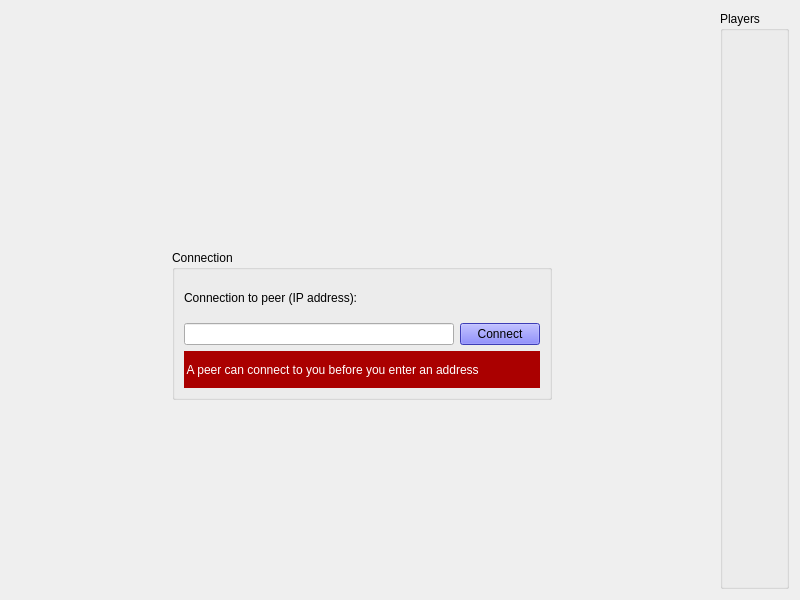
<?xml version="1.0" encoding="UTF-8"?>
<ui version="4.0">
 <class>Form</class>
 <widget class="QWidget" name="Form">
  <property name="geometry">
   <rect>
    <x>0</x>
    <y>0</y>
    <width>800</width>
    <height>600</height>
   </rect>
  </property>
  <property name="minimumSize">
   <size>
    <width>800</width>
    <height>600</height>
   </size>
  </property>
  <property name="windowTitle">
   <string>Form</string>
  </property>
  <property name="styleSheet">
   <string notr="true"/>
  </property>
  <layout class="QHBoxLayout" name="horizontalLayout_2">
   <item>
    <layout class="QHBoxLayout" name="mainLayout">
     <item>
      <widget class="QStackedWidget" name="stackedWidget">
       <property name="currentIndex">
        <number>0</number>
       </property>
       <widget class="QWidget" name="connectionWidget">
        <layout class="QVBoxLayout" name="verticalLayout_2">
         <item>
          <layout class="QHBoxLayout" name="horizontalLayout">
           <item>
            <widget class="QGroupBox" name="Connection">
             <property name="minimumSize">
              <size>
               <width>70</width>
               <height>150</height>
              </size>
             </property>
             <property name="maximumSize">
              <size>
               <width>380</width>
               <height>100</height>
              </size>
             </property>
             <property name="styleSheet">
              <string notr="true"/>
             </property>
             <property name="title">
              <string>Connection</string>
             </property>
             <layout class="QVBoxLayout" name="verticalLayout">
              <item>
               <widget class="QLabel" name="label">
                <property name="text">
                 <string>Connection to peer (IP address):</string>
                </property>
               </widget>
              </item>
              <item>
               <layout class="QHBoxLayout" name="horizontalLayout_3">
                <item>
                 <widget class="QLineEdit" name="ipAddressEdit"/>
                </item>
                <item>
                 <widget class="QPushButton" name="connectButton">
                  <property name="styleSheet">
                   <string notr="true">background-color: rgb(85, 85, 255);</string>
                  </property>
                  <property name="text">
                   <string>Connect</string>
                  </property>
                 </widget>
                </item>
               </layout>
              </item>
              <item>
               <widget class="QLabel" name="label_2">
                <property name="styleSheet">
                 <string notr="true">background-color: rgb(170, 0, 0);
color: rgb(255, 255, 255);</string>
                </property>
                <property name="text">
                 <string> A peer can connect to you before you enter an address</string>
                </property>
               </widget>
              </item>
             </layout>
            </widget>
           </item>
          </layout>
         </item>
        </layout>
       </widget>
       <widget class="QWidget" name="page_2"/>
      </widget>
     </item>
     <item alignment="Qt::AlignRight">
      <widget class="QGroupBox" name="playerBox">
       <property name="styleSheet">
        <string notr="true"/>
       </property>
       <property name="title">
        <string>Players</string>
       </property>
      </widget>
     </item>
    </layout>
   </item>
  </layout>
 </widget>
 <resources/>
 <connections/>
 <slots>
  <slot>press_connection_to_peer()</slot>
 </slots>
</ui>
